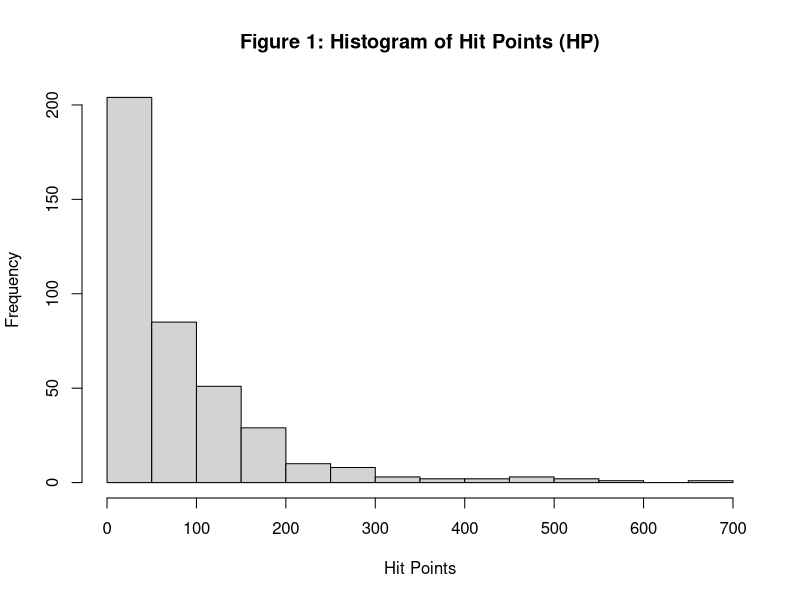
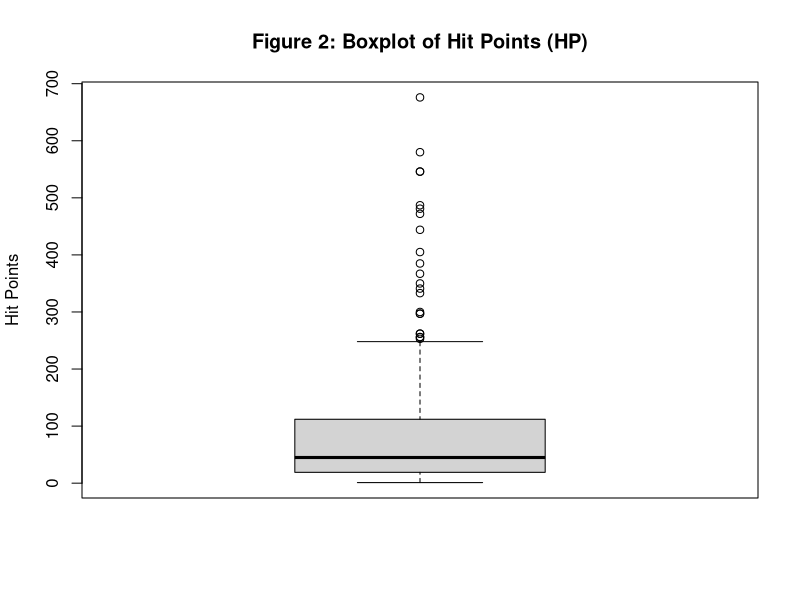
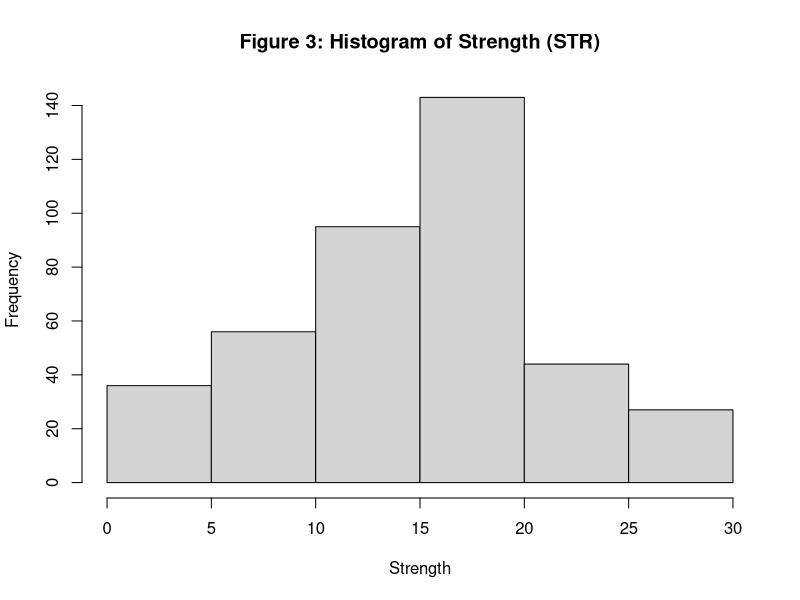
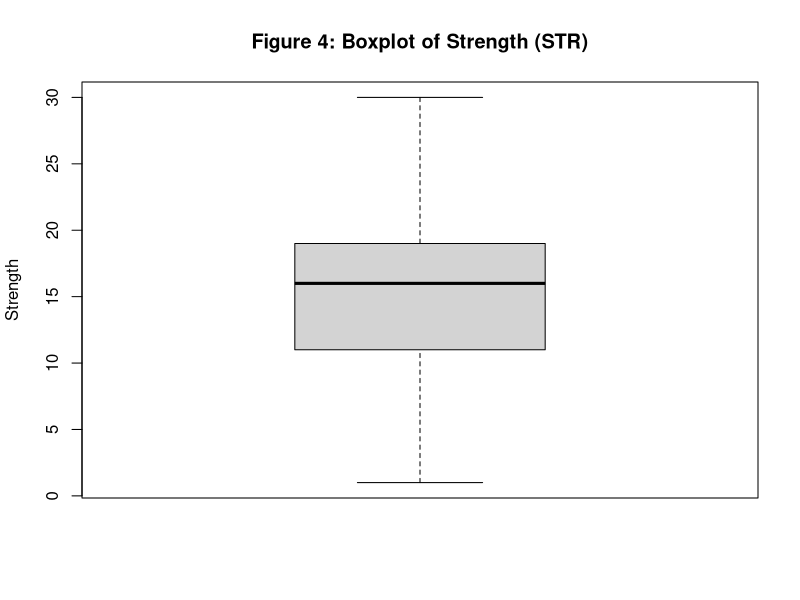
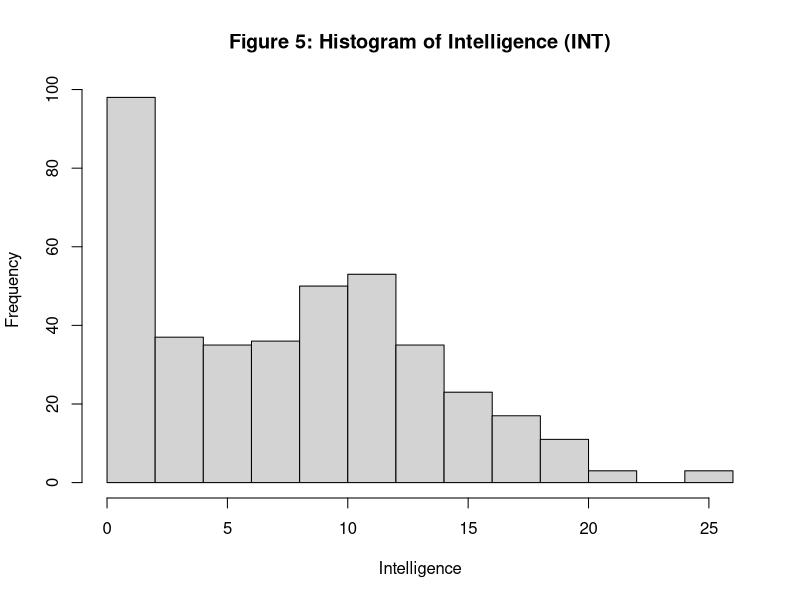
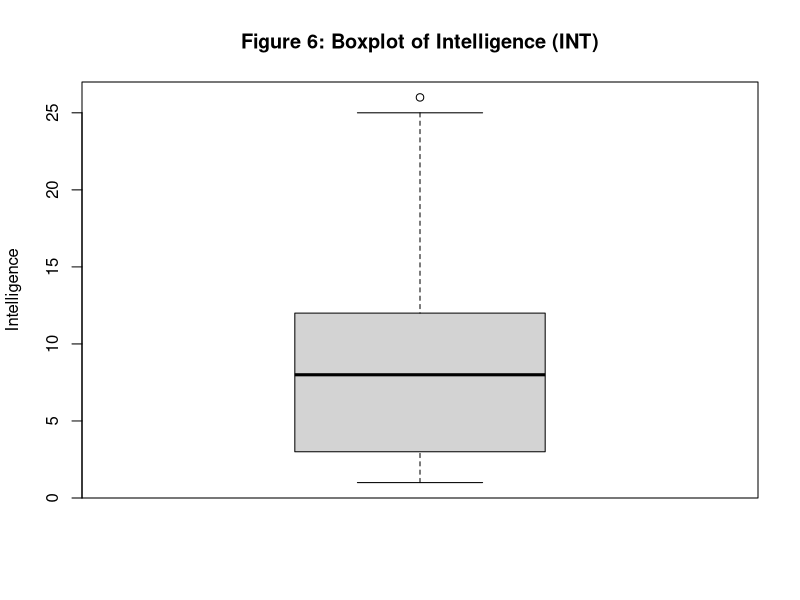
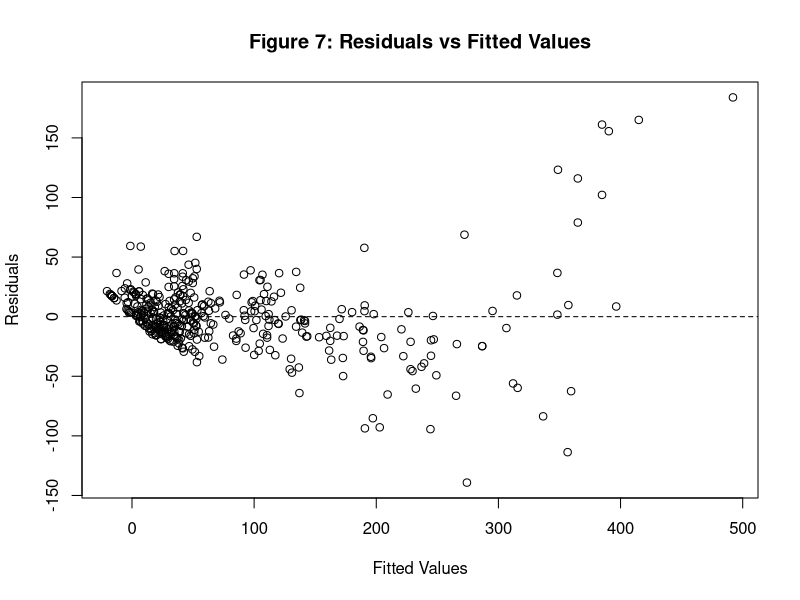
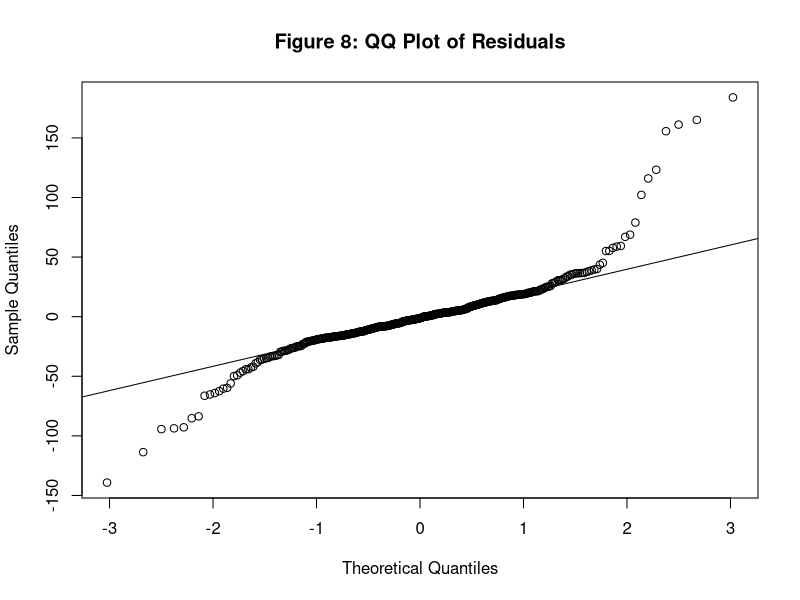

Write R code to recreate these figures, in order. (Note: this script raises an error after producing the figures.)
## ---- chunk 1
library(knitr)

data <- read.csv("DnD_5e_Monsters_481.csv", header = TRUE)
vars <- c("hp", "str", "int")

descriptive_stats <- function(x) {
  c(
    Min = min(x, na.rm = TRUE),
    Q1 = quantile(x, 0.25, na.rm = TRUE),
    Median = median(x, na.rm = TRUE),
    Q3 = quantile(x, 0.75, na.rm = TRUE),
    Max = max(x, na.rm = TRUE),
    Mean = mean(x, na.rm = TRUE),
    Variance = var(x, na.rm = TRUE),
    SD = sd(x, na.rm = TRUE)
  )
}

summary_table <- data.frame(
  Variable = vars,
  t(sapply(data[vars], descriptive_stats)),
  row.names = NULL
)

colnames(summary_table) <- c("Variable", "Min", "Q1", "Median", "Q3", "Max", "Mean", "Variance", "SD")

kable(summary_table, caption = "Descriptive Statistics for HP, STR, and INT")
## ---- chunk 2
hist(data$hp, main = "Figure 1: Histogram of Hit Points (HP)", xlab = "Hit Points", ylab = "Frequency")
boxplot(data$hp, main = "Figure 2: Boxplot of Hit Points (HP)", ylab = "Hit Points")
## ---- chunk 3
hist(data$str, main = "Figure 3: Histogram of Strength (STR)", xlab = "Strength", ylab = "Frequency")
boxplot(data$str, main = "Figure 4: Boxplot of Strength (STR)", ylab = "Strength")
## ---- chunk 4
hist(data$int, main = "Figure 5: Histogram of Intelligence (INT)", xlab = "Intelligence", ylab = "Frequency")
boxplot(data$int, main = "Figure 6: Boxplot of Intelligence (INT)", ylab = "Intelligence")
## ---- chunk 5
size_table <- table(data$size)

size_summary <- data.frame(
  Size = c("Small", "Large"),
  Frequency = c(size_table["0"], size_table["1"])
)

kable(size_summary, caption = "Frequency Table for Creature Size")
## ---- chunk 6
legendary_table <- table(data$legendary)

legendary_summary <- data.frame(
  Legendary = c("Not Legendary", "Legendary"),
  Frequency = c(legendary_table["0"], legendary_table["1"])
)

kable(legendary_summary, caption = "Frequency Table for Legendary Status")
## ---- chunk 7
alpha <- 0.03
model <- lm(hp ~ cr + size + ac + legendary + str + dex + con + int + wis + cha + proficiency_bonus, data = data)
## ---- chunk 8
library(car)

vif1 <- vif(model)

vif1_table <- data.frame(
  Predictor = names(vif1),
  VIF = as.numeric(vif1)
)

kable(vif1_table, caption = "VIF Values for Iteration 1")
## ---- chunk 9
model2 <- lm(hp ~ size + ac + legendary + str + dex + con + int + wis + cha + proficiency_bonus, data = data)

vif2 <- vif(model2)

vif2_table <- data.frame(
  Predictor = names(vif2),
  VIF = as.numeric(vif2)
)

kable(vif2_table, caption = "VIF Values for Iteration 2")
## ---- chunk 10
library(broom)
coefficient_table <- tidy(model2)[, c("term", "estimate", "std.error", "statistic", "p.value")]

kable(coefficient_table, col.names = c("Term", "Estimate", "Std. Error", "t value", "p-value"), caption = "Regression Coefficients for the Initial Model")

fit_table <- glance(model2)[, c("r.squared", "adj.r.squared", "sigma", "statistic", "p.value", "df", "df.residual")]
fit_table$p.value <- ifelse(fit_table$p.value < 0.0001, "< 0.0001", fit_table$p.value)

kable(fit_table, col.names = c("R-squared", "Adjusted R-squared", "Residual SE", "F Statistic", "Model p-value", "df Model", "df Residual"), caption = "Overall Model Summary")
## ---- chunk 11
plot(fitted(model2), residuals(model2),
     xlab = "Fitted Values",
     ylab = "Residuals",
     main = "Figure 7: Residuals vs Fitted Values")
abline(h = 0, lty = 2)
## ---- chunk 12
set.seed(12)
dw <- durbinWatsonTest(model2)

dw_table <- data.frame(
  Lag = 1,
  Autocorrelation = dw$r,
  'D-W Statistic' = dw$dw,
  'p-value' = dw$p,
  row.names = NULL
)

kable(dw_table, caption = "Durbin-Watson Test for Independence of Residuals")
## ---- chunk 13
qqnorm(residuals(model2), main = "Figure 8: QQ Plot of Residuals")
qqline(residuals(model2))

shapiro <- shapiro.test(residuals(model2))

shapiro_table <- data.frame(
  W = shapiro$statistic,
  p_value = ifelse(shapiro$p.value < 0.0001, "< 0.0001", shapiro$p.value),
  row.names = NULL
)

kable(shapiro_table, col.names = c("W-Statistic", "p-value"), caption = "Shapiro-Wilk Normality Test")
## ---- chunk 14
library(MASS)
boxcox(model2)
title(main = "Figure 9: Box-Cox Transformation")

data$hp_transformed <- sqrt(data$hp)
## ---- chunk 15
model3 <- lm(hp_transformed ~ size + ac + legendary + str + dex + con + int + wis + cha + proficiency_bonus, data = data)

plot(fitted(model3), residuals(model3),
     xlab = "Fitted Values",
     ylab = "Residuals",
     main = "Figure 10: Residuals vs Fitted Values")
abline(h = 0, lty = 2)
## ---- chunk 16
set.seed(12)
dw <- durbinWatsonTest(model3)

dw_table <- data.frame(
  Lag = 1,
  Autocorrelation = dw$r,
  'D-W Statistic' = dw$dw,
  'p-value' = dw$p,
  row.names = NULL
)

kable(dw_table, caption = "Durbin-Watson Test for Independence of Residuals")
## ---- chunk 17
qqnorm(residuals(model3), main = "Figure 11: QQ Plot of Residuals")
qqline(residuals(model3))

shapiro <- shapiro.test(residuals(model3))

shapiro_table <- data.frame(
  W = shapiro$statistic,
  p_value = ifelse(shapiro$p.value < 0.0001, "< 0.0001", shapiro$p.value),
  row.names = NULL
)

kable(shapiro_table, col.names = c("W-Statistic", "p-value"), caption = "Shapiro-Wilk Normality Test")
## ---- chunk 18
coefficient_table <- tidy(model3)[, c("term", "estimate", "std.error", "statistic", "p.value")]

kable(coefficient_table, col.names = c("Term", "Estimate", "Std. Error", "t value", "p-value"), caption = "Regression Coefficients for the Transformed Model")

fit_table <- glance(model3)[, c("r.squared", "adj.r.squared", "sigma", "statistic", "p.value", "df", "df.residual")]
fit_table$p.value <- ifelse(fit_table$p.value < 0.0001, "< 0.0001", fit_table$p.value)

kable(fit_table, col.names = c("R-squared", "Adjusted R-squared", "Residual SE", "F Statistic", "Model p-value", "df Model", "df Residual"), caption = "Overall Model Summary")
## ---- chunk 19
best_model <- stepAIC(model3, direction = "both", trace = FALSE)

coefficient_table <- tidy(best_model)[, c("term", "estimate", "std.error", "statistic", "p.value")]

kable(coefficient_table, col.names = c("Term", "Estimate", "Std. Error", "t value", "p-value"), caption = "Regression Coefficients for the Best Model")

fit_table <- glance(best_model)[, c("r.squared", "adj.r.squared", "sigma", "statistic", "p.value", "df", "df.residual")]
fit_table$p.value <- ifelse(fit_table$p.value < 0.0001, "< 0.0001", fit_table$p.value)

kable(fit_table, col.names = c("R-squared", "Adjusted R-squared", "Residual SE", "F Statistic", "Model p-value", "df Model", "df Residual"), caption = "Overall Model Summary")
## ---- chunk 20
leverage_model2 <- hatvalues(model2)
leverage_best_model <- hatvalues(best_model)

n <- nrow(data)

p_model2 <- length(coef(model2)) - 1
p_best <- length(coef(best_model)) - 1

hbar_model2 <- (p_model2 + 1) / n
hbar_best <- (p_best + 1) / n

cutoff_model2 <- 3 * hbar_model2
cutoff_best <- 3 * hbar_best

high_leverage_model2 <- which(leverage_model2 > cutoff_model2)
high_leverage_best <- which(leverage_best_model > cutoff_best)

lev_summary <- data.frame(
  Model = c("Initial Model", "Best Model"),
  Predictors = c(p_model2, p_best),
  n = c(n, n),
  Average_Leverage = c(hbar_model2, hbar_best),
  Cutoff = c(cutoff_model2, cutoff_best)
)

kable(lev_summary, caption = "Leverage Cutoffs for the Two Models")


high_leverage_table1 <- data.frame(
  Observation = high_leverage_model2,
  Leverage = leverage_model2[high_leverage_model2],
  row.names = NULL
)

high_leverage_table2 <- data.frame(
  Observation = high_leverage_best,
  Leverage = leverage_best_model[high_leverage_best],
  row.names = NULL
)

kable(high_leverage_table1, caption = "High Leverage Points in the Initial Model")
kable(high_leverage_table2, caption = "High Leverage Points in the Best Model")
